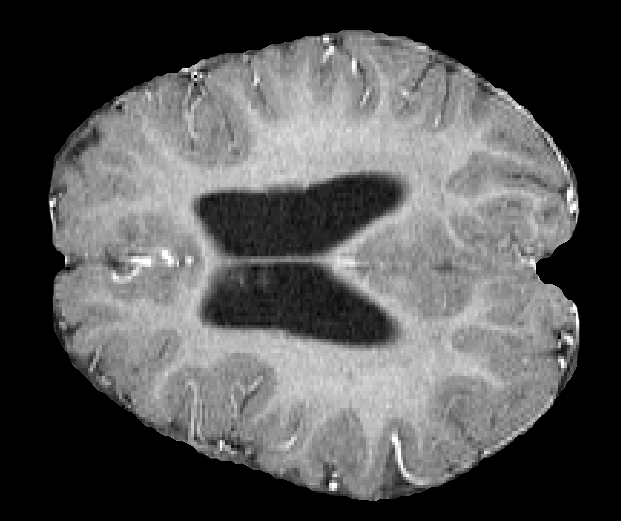
#> input picture Brain.png, 621 x 521 px
$ python main.py
#> lines starting #> are read from the running program, lines starting #| are printed output that depends on the picture
#!/usr/bin/env python3
# -*- coding: utf-8 -*-
"""
Created on Wed Oct 28 21:20:38 2020

@author: jaimecalderonocampo
"""
from skimage import io, morphology
import matplotlib.pyplot as plt
import numpy as np

Brain = io.imread('Brain.png')
#> Brain is the input picture: shape (521, 621); min 0, max 255, mean 84.4
X, Y = Brain.shape
#> X = 521; Y = 621
Imagen = np.zeros([X, Y])
Seg = np.zeros([X, Y])
Seg = Seg.astype('uint8')
# =============================================================================
D = np.asmatrix(np.ravel(Brain))
Caracteristicas, N = D.shape
#> Caracteristicas = 1; N = 323541
Cluster = 3
# centroides = np.round(np.random.rand(Cluster,Caracteristicas) * 255)
centroides = np.load('Centros.npy')
#> (reads Centros.npy from the repository)
stop = 0
UFinal = np.zeros([Cluster, N])
# =============================================================================
Umatriz = np.zeros((Cluster, N))
UActualizada = np.zeros([Cluster, N])

while stop == 0:

    distancia = np.zeros([Cluster, N])
    for i in range(Cluster):
        for k in range(N):
            suma = 0
            for j in range(Caracteristicas):
                suma += (D[j, k] - centroides[i, j])**2
            distancia[i, k] = np.sqrt(suma)

    Umatriz = np.zeros((Cluster, N))
    for k in range(N):
        indice = np.argmin(distancia[:, k])
        Umatriz[indice, k] = 1

    UActualizada = np.zeros([Cluster, N])
    for j in range(N):
        UFinal[:, j] = np.where(distancia[:, j] == np.min(distancia[:, j]), 1, 0)

    Suma = 0
    for i in range(Cluster):
        for j in range(N):
            if UFinal[i, j] != Umatriz[i, j]:
                Suma += 1

    Umatriz = UFinal
    if Suma == 0:
        stop = 1

    for i in range(Cluster):
        for j in range(Caracteristicas):
            S = 0
            for k in range(N):
                S += Umatriz[i, k] * D[j, k]
            centroides[i, j] = S / np.sum(Umatriz[i, :])
#> after the loop, centroides = [6.53, 180, 132.4]

U = UFinal
# np.save('Centros', centroides)


k = 0
for i in range(X):
    for j in range(Y):
        if np.argmax(U[:, k]) == 0:
            Imagen[i, j] = 0
        elif np.argmax(U[:, k]) == 1:
            Imagen[i, j] = 125
        else:
            Imagen[i, j] = 255
        k += 1
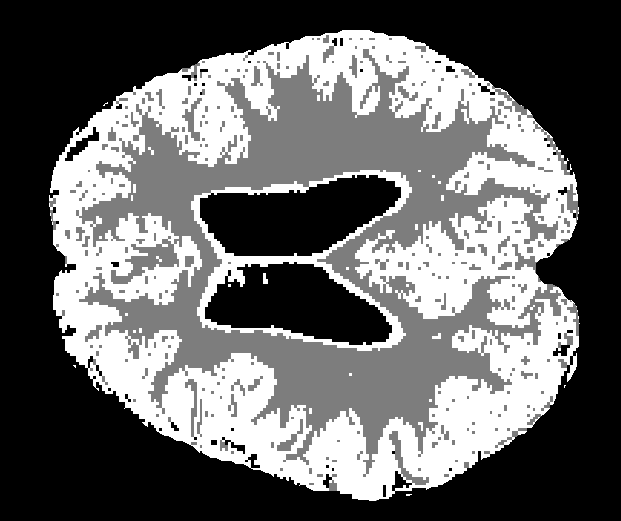
#> Imagen: shape (521, 621) float64; min 0, max 255, mean 104.6
#> after the loop, k = 323541
D = morphology.area_closing(Imagen)
plt.figure(0)
plt.imshow(Imagen, cmap='gray')
plt.figure(1)
plt.imshow(D, cmap='gray')
plt.ion()
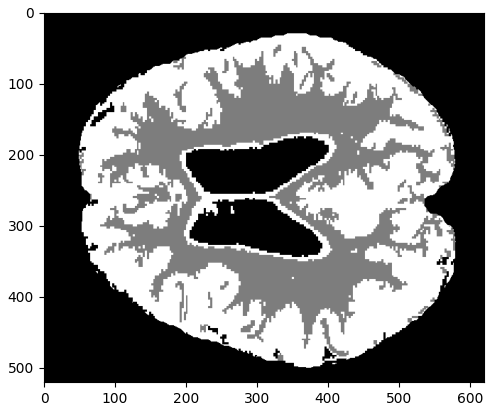
#> figure drawn by matplotlib, 1 panel
